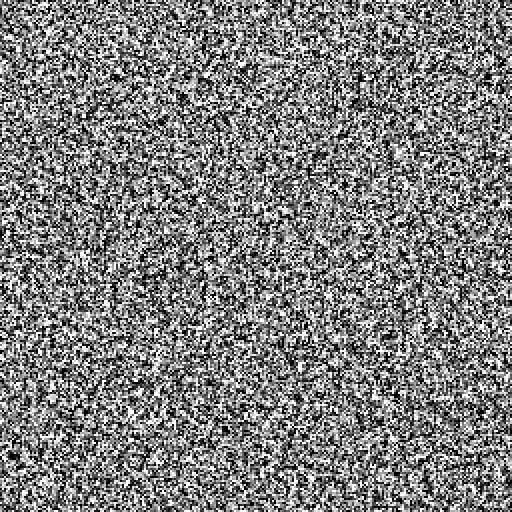
Frame 1 (no input)
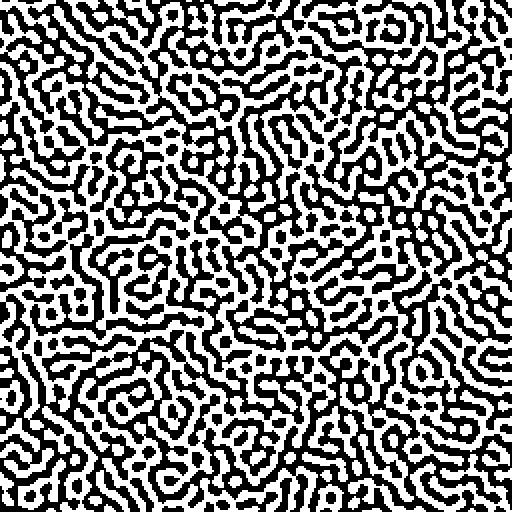
Frame 60 (the mouse pressed at the canvas centre just before this capture)
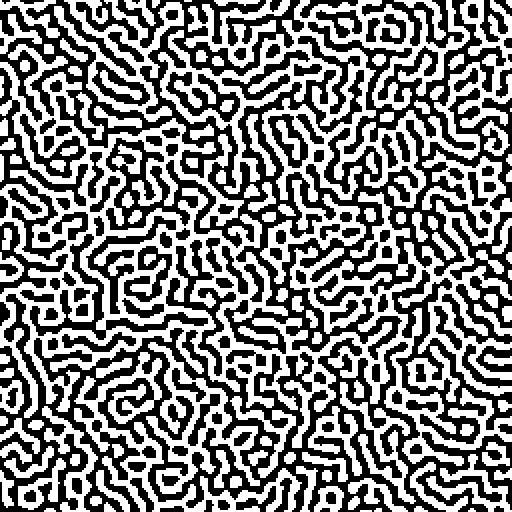
Frame 120 (the mouse held since frame 60 and released just before this capture)

The Processing sketch that drew these frames (run headless with seeded random() and noise(); from frame 60 on, the mouse is pressed at the canvas centre):

// Processing sketch: TuringPatterns
// ── TuringPatterns.pde
/*

TURING PATTERNS

The concept of a Turing pattern (often referred to in the plural 
as Turing patterns) was introduced by the English mathematician 
Alan Turing in a 1952 paper entitled The Chemical Basis of 
Morphogenesis.

This foundational paper describes the way in which patterns 
in nature such as stripes and spots can arise naturally out of 
a homogeneous, uniform state.

CONVOLUTION

In mathematics (in particular, functional analysis) convolution is 
a mathematical operation on two functions (f and g) to produce a third 
function that expresses how the shape of one is modified by the other.

REFERENCES:
https://en.wikipedia.org/wiki/Turing_pattern

@author Vladimir V. KUCHINOV
@email  helloworld@vkuchinov.co.uk

*/

import java.util.Arrays;


Turing pattern;

void setup(){
  
   size(512, 512);
   pattern = new Turing(2, 256, 256, 3, 7); 

}

void draw(){
  
   pattern.next();
   pattern.draw();
 
}

// ── Convolution.pde
class Convolution{
  
   int x, y;
   float f;
   
   Convolution(int x_, int y_, float f_){
    
       x = x_; y = y_; f = f_;
    
   } 
  
}

// ── Turing.pde
class Turing{
 
   float[] F;
   int resolution, w, h, ra, ri;
   
   Turing(int resolution_, int w_, int h_, int ra_, int ri_){
     
       resolution = resolution_; w = w_; h = h_; ra = ra_; ri = ri_;
       F = new float[w * h];

       for(int i = 0; i < w_ * h_; i++){ F[i] = random(0.0, 1.0); }
    
   } 
   
   void next(){

     float[] A = convA(ra), I = convI(ri);

     for(int i = 0; i < F.length; i++){
      
         F[i] += A[i] - I[i];
       
     }
     
   }
   
   ArrayList<Convolution> force(int r_){
     
       int dw = r_ * 2 + 1;
       float total = 0.0;
       
       ArrayList<Convolution> conv = new ArrayList<Convolution>();
       for(int i = 0; i < dw * dw; i++){
         
         int x = i % dw - r_; 
         int y = (i / dw | 0) - r_;
         float f = pow(max((r_ + 1.0 / 2.0) - hypot(x, y), 0), 2);
         if(f > 0) { conv.add(new Convolution(x, y, f)); total += f; }
         
       }
       
       for(Convolution c : conv ) { c.f /= total; }
       
       return conv;
     
   }
   
   float[] convA(int ra_){
     
     int inc = 0;
     float[] out = Arrays.copyOf(F, F.length);
     Convolution[] f = force(ra_).toArray(new Convolution[0]);
 
     for(int i = 0; i < F.length; i++){

        int x = i % w; 
        int y = i / w | 0;
        float tmpv = 0.0;
    
        for(int j = 0; j < f.length; j++){ tmpv += f[j].f * get(F, x + f[j].x, y + f[j].y); }
        out[i] = constrain(tmpv, -2.147E8, 2.147E8);
     
     }

     return out;
     
   }
   
   float[] convI(int ri_){
  
     float[] out = Arrays.copyOf(F, F.length);
     Convolution[] f = force(ri_).toArray(new Convolution[0]);

     for(int i = 0; i < F.length; i++){

        int x = i % w; 
        int y = i / w | 0;
        float tmpv = 0.0;
        
        for(int j = 0; j < f.length; j++){ tmpv += f[j].f * get(F, x + f[j].x, y + f[j].y); }
        out[i] = constrain(tmpv, -2.147E8, 2.147E8);
     
     }
     return out;
     
   }
   
   float get(float[] ch_, int x_, int y_) { return ch_[((y_ + w) % w) * w + ((x_ + w) % w)]; }
   
   float hypot(float f0_, float f1_){ return sqrt(pow(f0_, 2) + pow(f1_, 2)); }
   void draw(){
     
       noStroke();
       
       for(int i = 0; i < F.length; i++){
         
             int x = i % w; 
             int y = i / w | 0;
        
             int c = (int)map(F[i], 0.0, 1.0, 0, 256);
             fill(color(c, c, c));
             rect(x * resolution, y * resolution, resolution, resolution);
        
       }
       
 
   }
   

}
